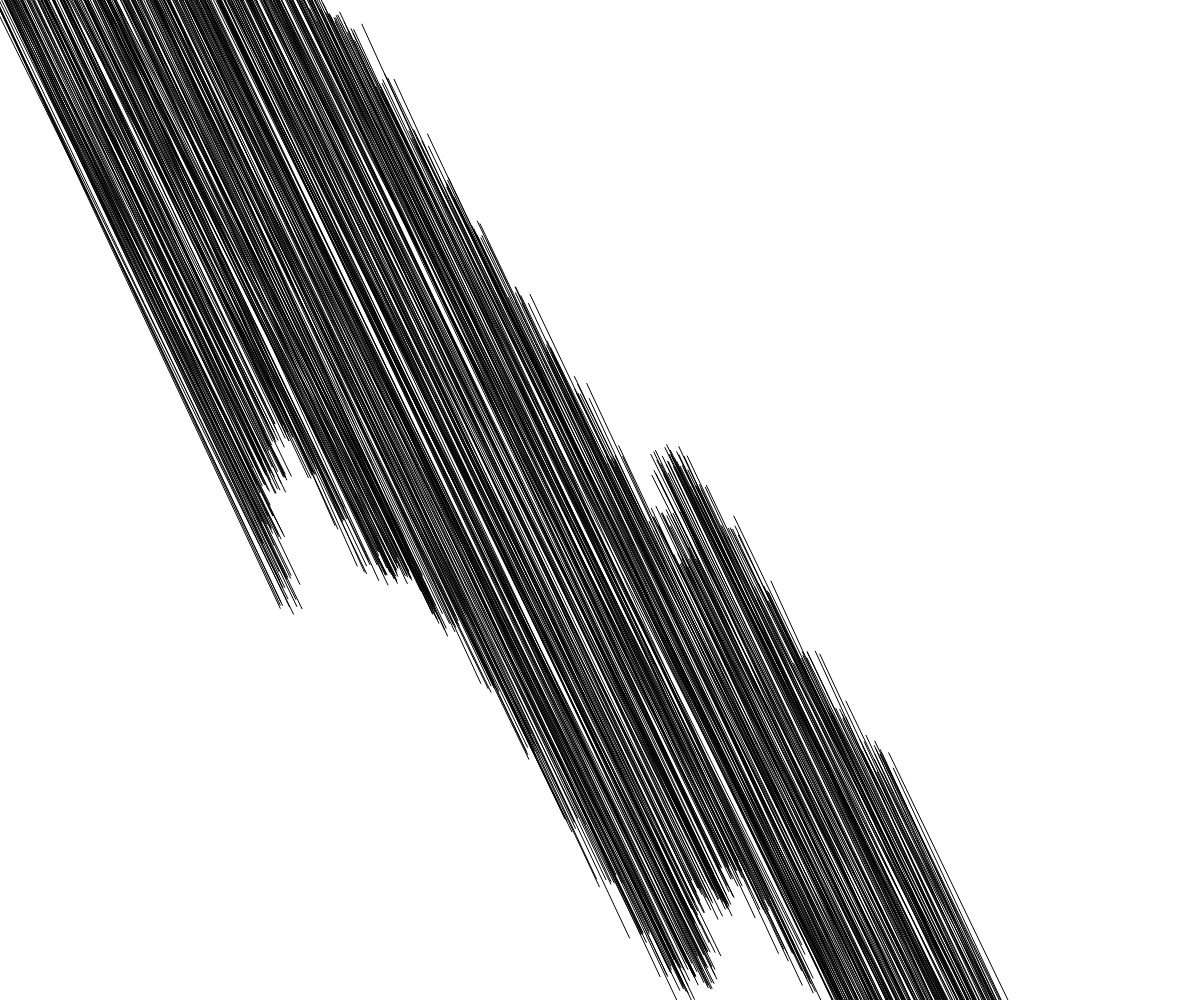
Frame 1 (no input)
Frame 60 (no input): identical to frame 1, image omitted
Frame 120 (the mouse pressed at the canvas centre since frame 60): identical to frame 1, image omitted

The p5.js sketch that drew this single still picture (run headless with seeded random() and noise() and a simulated clock; from frame 60 on, the mouse is pressed at the canvas centre):

// p5.js sketch
// ── sketch.js
// Brush settings
const numBristles = 10;
const brushSize = 15;

const noiseScale = .005;

function offset(x,y,maxR) {
  const a = random(TWO_PI);
  const r = random(maxR);
  return [x+r*cos(a),y+r*sin(a)];
}

function paint(ox1,oy1,ox2,oy2) {
  for(let i=0;i<numBristles;i++) {
    const [x1,y1] = offset(ox1,oy1,brushSize);
    const [x2,y2] = offset(ox2,oy2,brushSize);
    line(x1,y1,x2,y2);
  }
}

function setup() {
  createCanvas(innerWidth, innerHeight);
  background(255);
  const a = random(PI/2);
  const minSide = min(width,height);
  const maxR = minSide;
  for(let xy=0;xy<minSide;xy+=brushSize) {
    const r1 = noise(xy*noiseScale,0)*maxR;
    const r2 = -noise(xy*noiseScale,1)*maxR;
    paint(xy+r1*cos(a),xy+r1*sin(a),xy+r2*cos(a),xy+r2*sin(a));
  }
}

function draw() {
}
